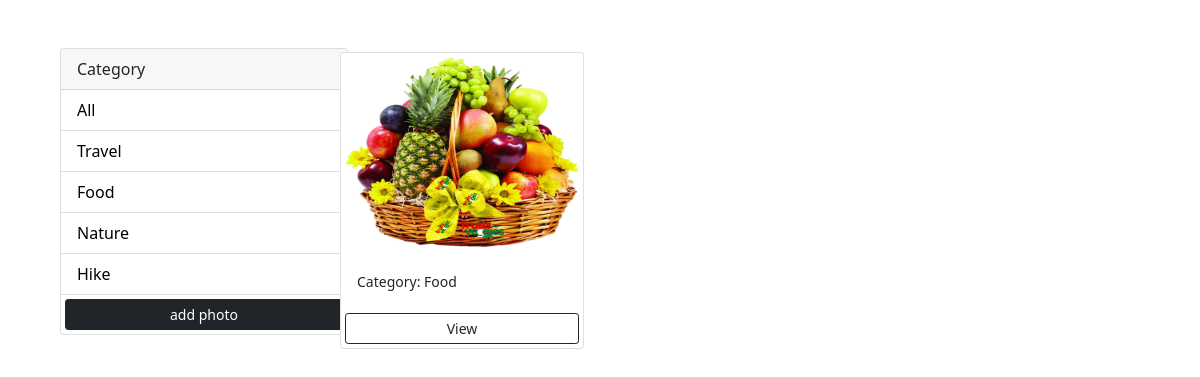
/?category=Food, run on an earlier commit of the app's database.
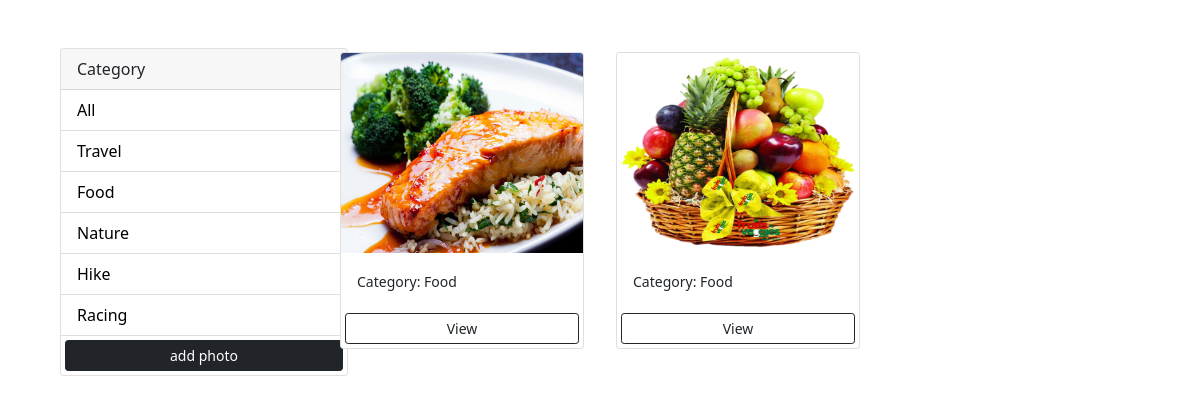
And on a later commit of the database.
### photos/models.py (models this page shows, shortened)
class Category(models.Model):
    name = models.CharField(max_length=100,null=False, blank=False)

class Photo(models.Model):
    category = models.ForeignKey(Category,on_delete=models.SET_NULL,null=True,blank=True)
    image = models.ImageField(null=False, blank=False)
    description = models.TextField(max_length=500,null=False, blank=False)

### photos/views.py (the view)
# urls.py: path('',views.gallery,name='gallery'),
def gallery(request):
    category = request.GET.get('category')
    if category is None:
        photos = Photo.objects.all()
    else:
        photos = Photo.objects.filter(category__name__contains = category)
    categories = Category.objects.all()
    context = {'categories': categories,'photos': photos}
    return render(request, 'photos/gallery.html', context)

### photos/templates/photos/gallery.html (shortened to what this page needs)
<!DOCTYPE html>
<html lang="en">
<head>
    <link href="https://cdn.jsdelivr.net/npm/bootstrap@5.0.2/dist/css/bootstrap.min.css" rel="stylesheet">
    {% load static %}
      <link rel="stylesheet" href="{% static 'css/main.css' %}">
</head>
<body class="m-5">
    <div class="container">
       <div class="row">
           <div class="col-md-3">
            <div class="card" style="width: 18rem;">
                <div class="card-header">
                  Category
                </div>
                <ul class="list-group list-group-flush " id="ul">
                  <li class="list-group-item">
                      <a href="{% url 'gallery' %}" id="links">All</a>
                  </li>
                  {% for category in categories %}
                  <li class="list-group-item">
                      <a href="{% url 'gallery' %}?category={{ category.name }}">{{ category.name}}</a>
                  </li>
                  {% endfor %}
                    <a class="btn btn-dark btn-block btn-sm m-1" href="{% url 'add' %}">add photo</a>
                </ul>
              </div>
           </div>
           <div class="col-md-9">
                <div class="row">
                    {% for photo in photos %}
                    <div class="col-md-4">
                        <div class="card m-1" id="card">
                            <img src="{{  photo.image.url }}" class="card-img-top" alt="..." style="width: 100%;">
                            <div class="card-body">
                                <small>Category: {{photo.category.name}}</small>
                            </div>
                            <a class="btn btn-outline-dark btn-sm m-1" href="{% url 'photo' photo.id %}">View</a>
                          </div>
                    </div>
                    {% empty %}
                    <h3>no photos...</h3>
                    {% endfor %}
                </div>
           </div>
       </div>
    </div>
</body>
</html>

What changed in the data, as far as the page shows it:
added Category: name "Racing"
added Photo: image (picture), category.name "Food"
